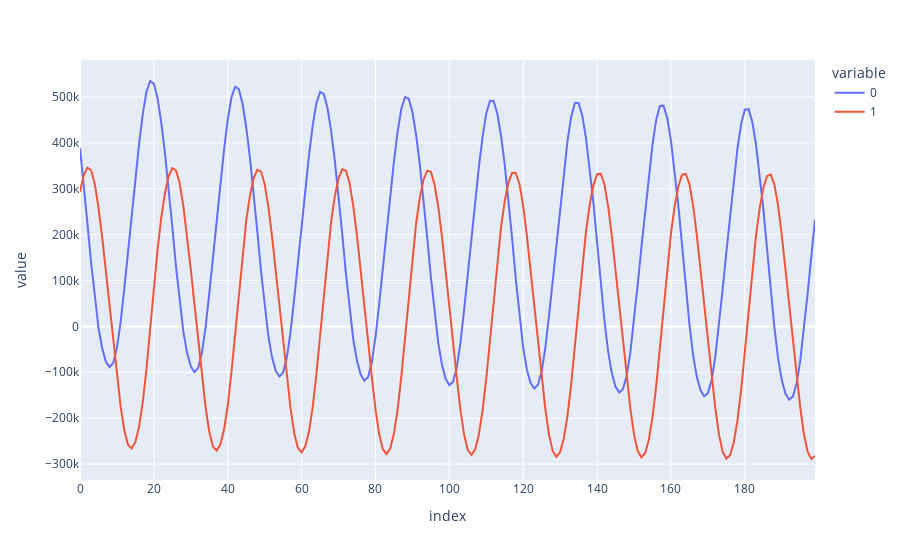

The code cell stored with this chart in its notebook:
### Code cell
px.line(dq)

### Figure 1 — Plotly figure (JSON) as saved in the notebook; plotly's stock layout.template omitted (floating-point values rounded to 4 significant figures; data arrays with more than 128 entries replaced by an {"elided": "..."} marker saying what was removed)
{"data": [{"hovertemplate": "variable=0<br>index=%{x}<br>value=%{y}<extra></extra>", "legendgroup": "0", "line": {"color": "#636efa", "dash": "solid"}, "mode": "lines", "name": "0", "orientation": "v", "showlegend": true, "type": "scatter", "x": {"elided": "200 int values"}, "xaxis": "x", "y": {"elided": "200 float values"}, "yaxis": "y"}, {"hovertemplate": "variable=1<br>index=%{x}<br>value=%{y}<extra></extra>", "legendgroup": "1", "line": {"color": "#EF553B", "dash": "solid"}, "mode": "lines", "name": "1", "orientation": "v", "showlegend": true, "type": "scatter", "x": {"elided": "200 int values"}, "xaxis": "x", "y": {"elided": "200 float values"}, "yaxis": "y"}], "layout": {"legend": {"title": {"text": "variable"}, "tracegroupgap": 0}, "margin": {"t": 60}, "xaxis": {"anchor": "y", "domain": [0, 1], "title": {"text": "index"}}, "yaxis": {"anchor": "x", "domain": [0, 1], "title": {"text": "value"}}}}
